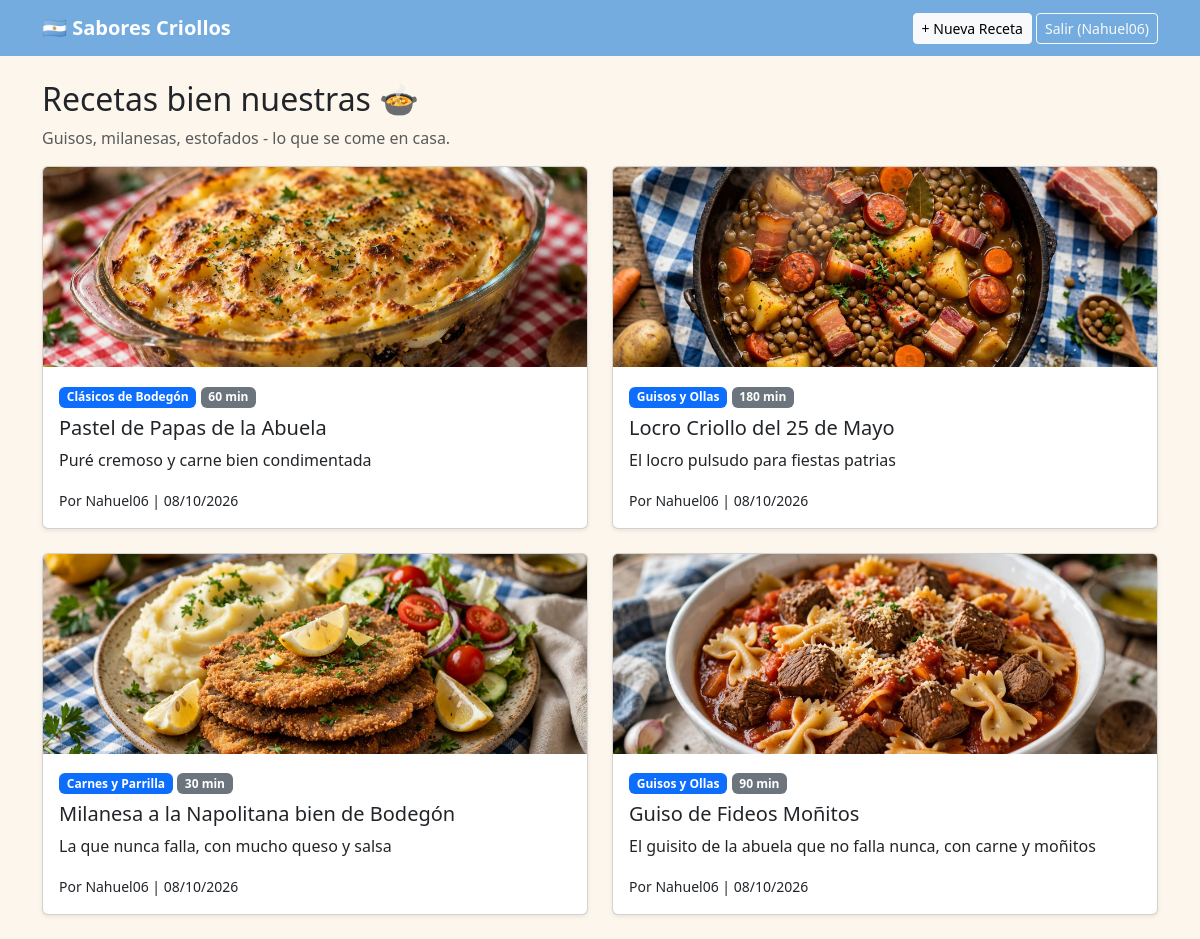
The app's page / (signed in) with its own data.
### blog/models.py (models this page shows, shortened)
class Receta(models.Model):
    CATEGORIAS = [
        ('guisos', 'Guisos y Ollas'),
        ('carnes', 'Carnes y Parrilla'),
        ('pastas', 'Pastas con Tuco'),
        ('clasicos', 'Clásicos de Bodegón'),
    ]
    titulo = models.CharField(max_length=200)
    categoria = models.CharField(max_length=20, choices=CATEGORIAS, default='clasicos')
    descripcion = models.CharField(max_length=250, help_text="Ej: El guiso que hacía mi abuela los domingos")
    ingredientes = models.TextField(help_text="Uno por línea")
    pasos = models.TextField()
    tiempo = models.CharField(max_length=50, default="60 min")
    dificultad = models.CharField(max_length=50, default="Media")
    autor = models.ForeignKey(User, on_delete=models.CASCADE)
    fecha = models.DateTimeField(auto_now_add=True)
    imagen = models.ImageField(upload_to='recetas/', blank=True, null=True)

### blog/views.py (the view)
# urls.py: path('', RecetaListView.as_view(), name='lista_recetas'),
class RecetaListView(ListView):
    model = Receta
    template_name = 'blog/receta_list.html'
    context_object_name = 'recetas'
    ordering = ['-fecha']

### templates/blog/receta_list.html
{% extends 'base.html' %}
{% block content %}
<h2>Recetas bien nuestras 🍲</h2>
<p class="text-muted">Guisos, milanesas, estofados - lo que se come en casa.</p>
<div class="row">
{% for receta in recetas %}
<div class="col-md-6 mb-4">
<div class="card shadow-sm h-100">
{% if receta.imagen %}<img src="{{ receta.imagen.url }}" style="height:200px;object-fit:cover" class="card-img-top">{% endif %}
<div class="card-body">
<span class="badge bg-primary">{{ receta.get_categoria_display }}</span> <span class="badge bg-secondary">{{ receta.tiempo }}</span>
<h5 class="mt-2"><a href="{% url 'detalle_receta' receta.pk %}" class="text-decoration-none text-dark">{{ receta.titulo }}</a></h5>
<p>{{ receta.descripcion }}</p>
<small>Por {{ receta.autor }} | {{ receta.fecha|date:"d/m/Y" }}</small>
</div>
</div>
</div>
{% empty %}
<div class="alert alert-warning">Todavía no cargaste recetas. ¡Andá al admin y cargá el Guiso de Lentejas!</div>
{% endfor %}
</div>
{% endblock %}

### templates/base.html (shortened to what this page needs)
<!DOCTYPE html>
<html>
<head>
    <link href="https://cdn.jsdelivr.net/npm/bootstrap@5.3.0/dist/css/bootstrap.min.css" rel="stylesheet">
</head>
<body>
<nav class="navbar navbar-dark mb-4"><div class="container">
<a class="navbar-brand fw-bold" href="/">🇦🇷 Sabores Criollos</a>
<div>
{% if user.is_authenticated %}
<a class="btn btn-light btn-sm" href="/receta/crear/">+ Nueva Receta</a>
<a class="btn btn-outline-light btn-sm" href="/accounts/logout/">Salir ({{user.username}})</a>
{% else %}
<a class="btn btn-light btn-sm" href="/accounts/login/">Entrar</a>
<a class="btn btn-warning btn-sm" href="/registro/">Registrarse</a>
{% endif %}
</div>
</div></nav>
<div class="container">{% block content %}{% endblock %}</div>
</body></html>

### templates/base.html (style rules this page uses)
body { background:#fdf6ec }
.navbar { background:#74acdf!important }

### records on screen
Receta: imagen (picture), categoria "Clásicos de Bodegón", tiempo "60 min", titulo "Pastel de Papas de la Abuela", descripcion "Puré cremoso y carne bien condimentada", autor "Nahuel06", fecha "08/10/2026"
Receta: imagen (picture), categoria "Guisos y Ollas", tiempo "180 min", titulo "Locro Criollo del 25 de Mayo", descripcion "El locro pulsudo para fiestas patrias", autor "Nahuel06", fecha "08/10/2026"
Receta: imagen (picture), categoria "Carnes y Parrilla", tiempo "30 min", titulo "Milanesa a la Napolitana bien de Bodegón", descripcion "La que nunca falla, con mucho queso y salsa", autor "Nahuel06", fecha "08/10/2026"
Receta: imagen (picture), categoria "Guisos y Ollas", tiempo "90 min", titulo "Guiso de Fideos Moñitos", descripcion "El guisito de la abuela que no falla nunca, con carne y moñitos", autor "Nahuel06", fecha "08/10/2026"

### other values on screen
{{ user.username }} "Nahuel06"
